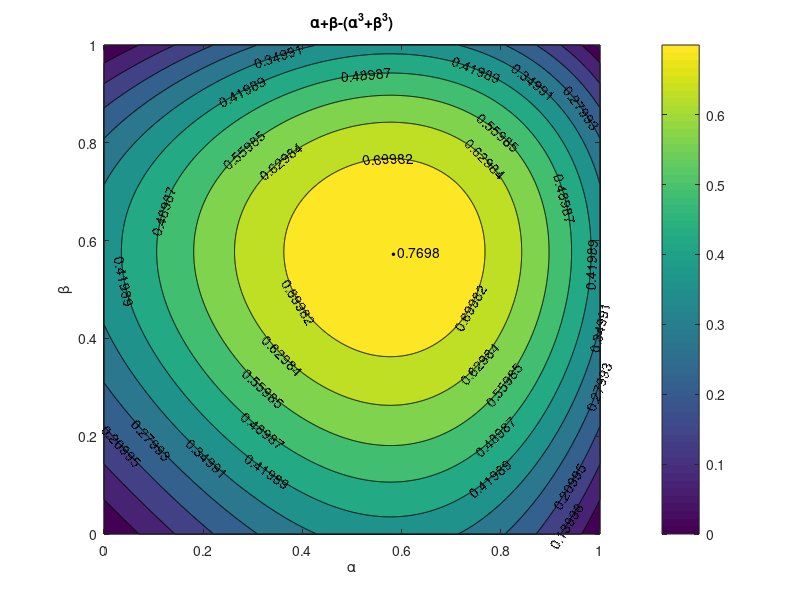

The MATLAB script that drew this image:
% Samuel Freed
% Problem A

[A,B] = meshgrid(0:0.001:1,0:0.001:1);
Z = A + B - (A.^3 + B.^3);
[C,h] = contourf(A,B,Z);
colorbar;
clabel(C,h);
maxz = max(max(Z));
maxa = A(Z==maxz);
maxb = B(Z==maxz);
text(maxa, maxb, ['\bullet', num2str(maxz)])
title('\alpha+\beta-(\alpha^3+\beta^3)')
xlabel('\alpha');
ylabel('\beta');